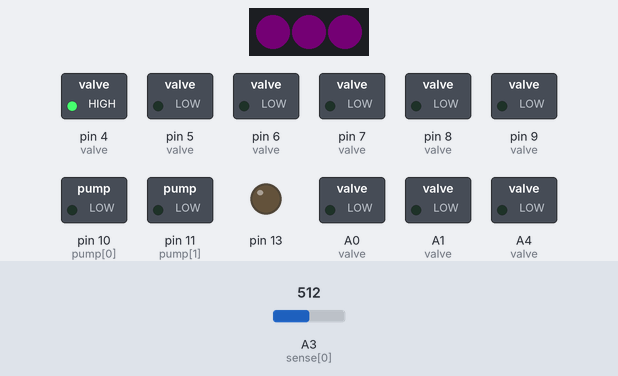
The sketch below on a simulated Arduino Nano, built with avr-gcc and run on an emulated ATmega328P. Parts: 3 RGB LEDs in strip order, left to right, switched loads named in the sketch (green lamp = pin HIGH), output pins drawn as LEDs (lit = HIGH). Dashed ring = blinking. Inputs (shaded band) come from the test bench; at power-on: A3 (sense[0]) = 512. Dim RGB values are drawn brighter than linear; what the sketch prints to the serial monitor is not drawn.

Above: at 0.35 s.
Timing chart, 0 to 3.0 s (numbered marks = the images above):
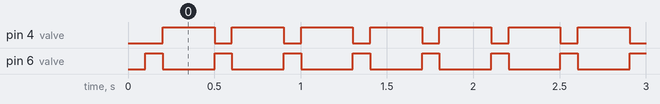

Measured:
- by itself, pin 4 (valve): alternates HIGH for 0.30 s and LOW for 0.10 s
- by itself, pin 6 (valve): alternates HIGH for 0.10 s and LOW for 0.30 s

The sketch:

torture_test_valves.ino
```cpp
// Programmable Air
// Author: tinkrmind
// github.com/tinkrmind/programmable-air
//
// Switch on all valves one by one quickly, indefinitely
//
// PCB v0.2
//

#include "programmable_air.h"

int i = 0;

void setup() {
  Serial.begin(115200);
  while (!Serial);

  // Initiate with all valve and pumps off
  initializePins();

  //switch on pumps
  //  digitalWrite(pump[0], HIGH);
  //  digitalWrite(pump[1], HIGH);
}

void loop() {
  delay(100);
  suck(0);
  delay(100);
  vent(0);
  delay(100);
  readPressure(0);
  delay(100);
}
```

programmable_air.h
```cpp
// Programmable Air
// Author: tinkrmind
// github.com/tinkrmind/programmable-air
// v0.3

#include <Adafruit_NeoPixel.h>

const int pump[2] = {10, 11};
const int pump_sense[2] = {A6, A7};

#define OPEN 1
#define CLOSE 0
// vacuum, atmosphere, pressure
const int valve[9] = {   5,  4,  6,  \
                         8,  7,  9,  \
                         A1, A4, A0
                     };

const int sense[3] = {A3, A2, A5};

int readPressure(int num = 0, int times = 1);

#define neopixelPin 12
const int btn[2] = { 2, 3 };

Adafruit_NeoPixel neopixel = Adafruit_NeoPixel(3, neopixelPin, NEO_GRB + NEO_KHZ800);

void setAllValves(int position) {
  if (position == OPEN) {
    for (int i = 0; i < 12; i++) {
      digitalWrite(valve[i], HIGH);
    }
  }

  if (position == CLOSE) {
    for (int i = 0; i < 12; i++) {
      digitalWrite(valve[i], LOW);
    }
  }
}

void setValve(int number, int position) {
  if (position == OPEN) {
    digitalWrite(valve[number], HIGH);
  }

  if (position == CLOSE) {
    digitalWrite(valve[number], LOW);
  }
}

void initializePins() {
  for (int i = 0; i < 9; i++) {
    pinMode(valve[i], OUTPUT);
    digitalWrite(valve[i], LOW);
  }

  pinMode(SCK, OUTPUT);

  pinMode(btn[0], INPUT_PULLUP);
  pinMode(btn[1], INPUT_PULLUP);

  for (int i = 0; i < 2; i++) {
    pinMode(pump[i], OUTPUT);
    digitalWrite(pump[i], LOW);
  }

  neopixel.begin();
  for (int i = 0; i < 3; i++) {
    neopixel.setPixelColor(i, neopixel.Color(1, 0, 1));
  }
  neopixel.show();
  Serial.println("Pins initialised.");
}

//0-blow, 1-vent, 2-suck

void blow(int i) {
  Serial.print("Blow: ");
  Serial.println(i);
  if (i >= 0 && i <= 2) {
    setValve(i * 3 + 0, OPEN);
    setValve(i * 3 + 1, CLOSE);
    setValve(i * 3 + 2, CLOSE);
  }
}

void vent(int i) {
  Serial.print("Vent: ");
  Serial.println(i);
  if (i >= 0 && i <= 2) {
    setValve(i * 3 + 0, CLOSE);
    setValve(i * 3 + 1, OPEN);
    setValve(i * 3 + 2, CLOSE);
  }
}

void ventQuick(int i) {
  Serial.print("ventQuick: ");
  Serial.println(i);
  if (i >= 0 && i <= 2) {
    setValve(i * 3 + 0, CLOSE);
    setValve(i * 3 + 1, OPEN);
    setValve(i * 3 + 2, OPEN);
  }
}

void suck(int i) {
  Serial.print("Suck: ");
  Serial.println(i);
  if (i >= 0 && i <= 2) {
    setValve(i * 3 + 0, CLOSE);
    setValve(i * 3 + 1, CLOSE);
    setValve(i * 3 + 2, OPEN);
  }
}

// Read pressure
int readPressure(int num = 0, int times = 1) {
  //  Serial.print("reading pressure sensor ");
  //  Serial.print(num);
  //  Serial.print(" Averaging ");
  //  Serial.print(times);
  //  Serial.println(" times.");

  long pressure = 0;

  for (int i = 0; i < times; i++) {
    pressure += analogRead(sense[num]);
  }
  pressure /= times;

  //  Serial.print("Pressure: ");
  Serial.println(pressure);
  return int(pressure);
}
```
